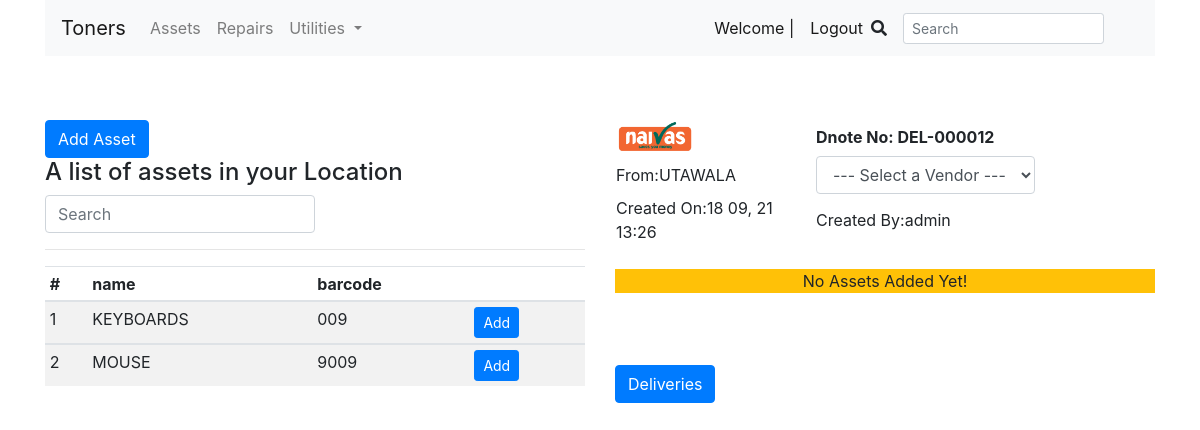
The app's page /assets/ (signed in) with its own data.
### apps/assets/models.py (models this page shows, shortened)
class Asset(models.Model):
    name = models.CharField(max_length=200, null=True, blank=True)
    barcode = models.CharField(max_length=200, null=True, blank=True,)
    serialNumber = models.CharField(max_length=200, null=True, blank=True)
    accessory = models.BooleanField(default=False)
    location = models.CharField(max_length=200, null=True, blank=True)
    transit = models.BooleanField(default=False)

class Delivery(models.Model):
    staff = models.ForeignKey(
        Staff, on_delete=models.CASCADE, blank=True, null=True)
    date_dispatched = models.DateTimeField(auto_now_add=True)
    dispatched = models.BooleanField(default=False)
    deliveryNo = models.CharField(max_length=200, null=True, blank=True)
    fromLocation = models.ForeignKey(Location, on_delete=models.CASCADE, null=True, blank=True)
    toLocation = models.ForeignKey(
        Location, on_delete=models.CASCADE, null=True, blank=True, related_name="toLocation")
    vendor = models.ForeignKey(
        Vendor, on_delete=models.CASCADE, null=True, blank=True, related_name="toLocation")
    def __str__(self):
        return str(self.deliveryNo)
    @property
    def key1(self):
        return str(self.id).zfill(6)
    @property
    def get_delivery_items_no(self):
        deliveryassets = self.deliveryasset_set.all()
        total = sum([asset.quantity for asset in deliveryassets])
        return total

class Staff(models.Model):
    user = models.OneToOneField(
        User, on_delete=models.CASCADE, null=True, blank=True)
    location = models.ForeignKey(
        'Location', on_delete=models.CASCADE, null=True, blank=True)
    def __str__(self):
        return str(self.user)

class Location(models.Model):
    name = models.CharField(max_length=200, blank=True, null=True)
    def __str__(self):
        return self.name

### apps/assets/views.py (the view, shortened to what this page needs)
# urls.py: path('',views.assets, name='index'),
@login_required
def assets(request):
    if request.user.is_authenticated:
        branch = Location.objects.all()
        vendor = Vendor.objects.all()
        staff = request.user.staff
        delivery, dispatched = Delivery.objects.get_or_create(
            staff=staff, dispatched=False)
        deliveryList = Delivery.objects.filter(
            staff=staff, dispatched=True).order_by('id').reverse()
        paginator = Paginator(deliveryList, 5)
        page_number = request.GET.get('page')
        pages = paginator.get_page(page_number)
        asset = delivery.deliveryasset_set.all()
        delivery.deliveryNo = 'DEL-' + delivery.key1
        delivery.save()
        deliveryitems = delivery.get_delivery_items_no
        acc = Asset.objects.filter(accessory=True)
        deliveryitemsss = delivery.deliveryasset_set.all()
        url_parameter = request.GET.get("q")
        if url_parameter:
            assets = Asset.objects.filter(
                barcode__icontains=url_parameter,
                location=request.user.staff.location,
                transit=False
            )
        else:
            assets = Asset.objects.filter(
                location=request.user.staff.location, transit=False) | Asset.objects.filter(accessory=True)
    form = AssetForm()
    context = {
        'form': form,
        'pages': pages,
        'branch': branch,
        'vendor': vendor,
        'delivery': delivery,
        'staff': staff,
        'deliveryList': deliveryList,
        'deliveryitemsss': deliveryitemsss,
        'assets': assets,
        'deliveryitems': deliveryitems
    }
    return render(request, 'assets/index.html', context)

### apps/assets/forms.py
class AssetForm(forms.ModelForm):
    class Meta:
        model = Asset
        fields = ('name', 'barcode', 'serialNumber','accessory')

### templates/assets/index.html (shortened to what this page needs)
{% extends '../layout.html' %} {% load crispy_forms_tags %} {% load static %}
{%block title %}-Assets{% endblock title %} {% block content %}
<div class="row">
  <div class="col-sm-6">
    {% if user.is_superuser %}
    <button
      type="button"
      class="btn btn-primary"
      data-toggle="modal"
      data-target="#AssetModal"
    >
      Add Asset
    </button>
    {% endif %}
    <h4>A list of assets in your Location</h4>
    <div>
      <form class="form-inline">
        <input
          autocomplete="off"
          list="assets"
          class="form-control w-50"
          type="text"
          placeholder="Search"
          aria-label="Search"
          name="q"
        />
      </form>
      <hr />
      <table class="table table-sm table-striped">
        <thead>
          <tr>
            <th>#</th>
            <th>name</th>
            <th>barcode</th>
            <th></th>
          </tr>
        </thead>
        {% for a in assets %}
        <tbody>
          <tr>
            <td>{{forloop.counter}}</td>
            <td>{{a.name}}</td>
            <td>{{a.barcode}}</td>
            <td>
              <button
                data-a="{{a.id}}"
                data-action="add"
                class="btn btn-sm btn-primary update-delivery"
              >
                Add
              </button>
            </td>
          </tr>
        </tbody>
        {% endfor %}
      </table>
    </div>
  </div>
  <div class="col-sm-6">
    <table>
      <thead>
        <tr>
          <th width="200">
            <img
              src="{% static 'img/logo.png' %}"
              class="rounded float-left"
              style="width: 40%"
              alt="Responsive image"
            />
          </th>
          <th>Dnote No: {{delivery}}</th>
        </tr>
      </thead>
      <tbody>
        <tr>
          <td>From:{{staff.location}}</td>
          <td>
            <form action="">
              <select name="vendor" id="vendor" class="form-control a vendor">
                <option value="">--- Select a Vendor ---</option>
              </select>
            </form>
          </td>
        </tr>
        <tr>
          <td>
            Created On:{{delivery.date_dispatched|date:"d m, y"}}
            {{delivery.date_dispatched|time:"H:i"}}
          </td>
          <td>Created By:{{staff}}</td>
        </tr>
      </tbody>
    </table>
    <br />
    {% if deliveryitemsss %}
    <table class="table table-sm table-striped">
      <thead>
        <tr>
          <th>#</th>
          <th>ASSET</th>
          <th>BARCODE</th>
          <th>LOCATION</th>
          <th>QUANTITY</th>
          <th>DELIVERY</th>
          <th>Action</th>
        </tr>
      </thead>
      <tbody>
        {% for a in deliveryitemsss %}
        <tr>
          <td scope="row">{{forloop.counter}}</td>
          <td scope="row">{{a.asset}}</td>
          <td>{{a.asset.barcode}}</td>
          <td>{{a.asset.location}}</td>
          <td>
            {% if a.asset.accessory %}
            <button
              data-a="{{a.asset.id}}"
              data-action="remove"
              class="btn btn-sm update-delivery"
            >
              -
            </button>
            {{a.quantity}}
            <button
              data-a="{{a.asset.id}}"
              data-action="add"
              class="btn btn-sm update-delivery"
            >
              +
            </button>
            {% else %} {{a.quantity}} {% endif %}
          </td>
          <td>{{a.delivery}}</td>
          <td>
            {% if a.asset.accessory %} {% else %}
            <button
              data-a="{{a.asset.id}}"
              data-action="remove"
              class="btn btn-sm btn-primary mb-2 update-delivery"
            >
              Remove
            </button>
            {% endif %}
          </td>
        </tr>
        {% endfor %}
      </tbody>
    </table>
    <h3>Dispatch button will print.</h3>
    <button id="dispatch-assets" type="submit" class="btn btn-primary btn-sm dispatch-assets">
      Dispatch
    </button>
    <!-- <a href="{% url 'assets:process_Response' %}">
        </a> -->
    {% else %}
    <div class="text-center btn-warning">No Assets Added Yet!</div>
    <br />
    <br />
    <br />
    <button
      type="button"
      class="btn btn-primary"
      data-toggle="modal"
      data-target="#exampleModal"
    >
      Deliveries
    </button>
    {% endif %}
  </div>
</div>
{% endblock content %}

### records on screen
Asset: name "KEYBOARDS", barcode "009"
Asset: name "MOUSE", barcode "9009"
Delivery: deliveryNo "DEL-000012", date_dispatched "18 09, 21", date_dispatched "13:26"
Staff: location "UTAWALA", user.username "admin"
